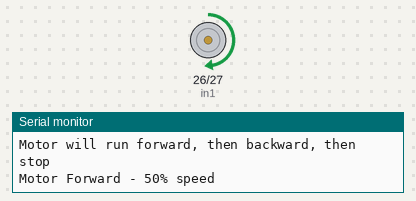
This sketch was run on a simulated ESP32. On the bench: motor-driver pin pairs drawn as motors (green arrow = first pin HIGH = forward, orange = second pin HIGH = backward, longer = more drive, scaled by the enable pin), the last lines printed to the serial monitor.

Above: at 0.1 s.
At 5.1 s:
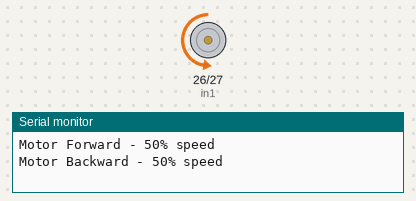
At 17.2 s:
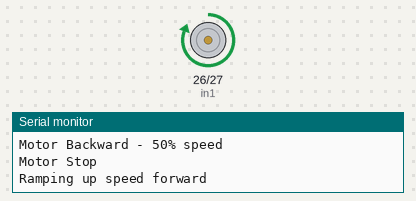
At 35.3 s:
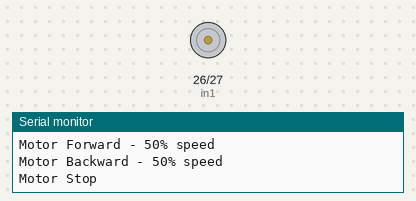
Timing chart, 0 to 40.0 s (numbered marks = the images above):
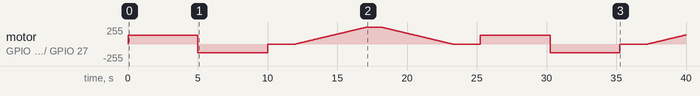

The sketch:

experiment8.ino
```cpp
// Motor control pins
const int enA = 25;  // PWM pin for speed control
const int in1 = 26;  // Control pin 1
const int in2 = 27;  // Control pin 2

// PWM properties
const int freq = 30000;
const int pwmChannel = 0;
const int resolution = 8;  // 8-bit resolution (0-255)

void setup() {
  Serial.begin(115200);

  // Configure motor control pins as outputs
  pinMode(in1, OUTPUT);
  pinMode(in2, OUTPUT);

  // Configure LED PWM functionalitites
  ledcSetup(pwmChannel, freq, resolution);

  // Attach the channel to the GPIO to be controlled
  ledcAttachPin(enA, pwmChannel);

  Serial.println("DC Motor Control with L298N");
  Serial.println("---------------------------");
  Serial.println("Motor will run forward, then backward, then stop");
}

void loop() {
  // Run motor forward at 50% speed
  Serial.println("Motor Forward - 50% speed");
  setMotor(128, true);  // 128/255 ≈ 50% speed
  delay(5000);

  // Run motor backward at 50% speed
  Serial.println("Motor Backward - 50% speed");
  setMotor(128, false);
  delay(5000);

  // Stop motor
  Serial.println("Motor Stop");
  stopMotor();
  delay(2000);

  // Ramp up speed forward
  Serial.println("Ramping up speed forward");
  for (int i = 0; i <= 255; i++) {
    setMotor(i, true);
    delay(20);
  }
  delay(1000);

  // Ramp down speed
  Serial.println("Ramping down speed");
  for (int i = 255; i >= 0; i--) {
    setMotor(i, true);
    delay(20);
  }
  stopMotor();
  delay(2000);
}

// Function to control motor speed and direction
// speed: 0-255 (0 = off, 255 = full speed)
// direction: true = forward, false = backward
void setMotor(int speed, bool direction) {
  // Ensure speed is within valid range
  speed = constrain(speed, 0, 255);

  // Set motor direction
  if (direction) {
    digitalWrite(in1, HIGH);
    digitalWrite(in2, LOW);
  } else {
    digitalWrite(in1, LOW);
    digitalWrite(in2, HIGH);
  }

  // Set motor speed using PWM
  ledcWrite(pwmChannel, speed);
}

// Function to stop the motor
void stopMotor() {
  digitalWrite(in1, LOW);
  digitalWrite(in2, LOW);
  ledcWrite(pwmChannel, 0);
}
```
